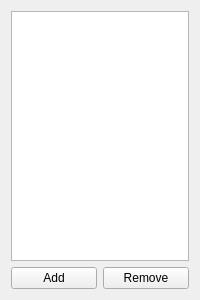
<?xml version="1.0" encoding="UTF-8"?>
<ui version="4.0">
 <class>Palette</class>
 <widget class="QWidget" name="Palette">
  <property name="geometry">
   <rect>
    <x>0</x>
    <y>0</y>
    <width>200</width>
    <height>300</height>
   </rect>
  </property>
  <property name="windowTitle">
   <string>Form</string>
  </property>
  <layout class="QVBoxLayout" name="verticalLayout">
   <item>
    <widget class="QListView" name="paletteListView"/>
   </item>
   <item>
    <layout class="QHBoxLayout" name="horizontalLayout">
     <item>
      <widget class="QPushButton" name="addButton">
       <property name="text">
        <string>Add</string>
       </property>
       <property name="icon">
        <iconset theme="list-add"/>
       </property>
      </widget>
     </item>
     <item>
      <widget class="QPushButton" name="removeButton">
       <property name="text">
        <string>Remove</string>
       </property>
       <property name="icon">
        <iconset theme="list-remove"/>
       </property>
      </widget>
     </item>
    </layout>
   </item>
  </layout>
 </widget>
 <resources/>
 <connections/>
</ui>
